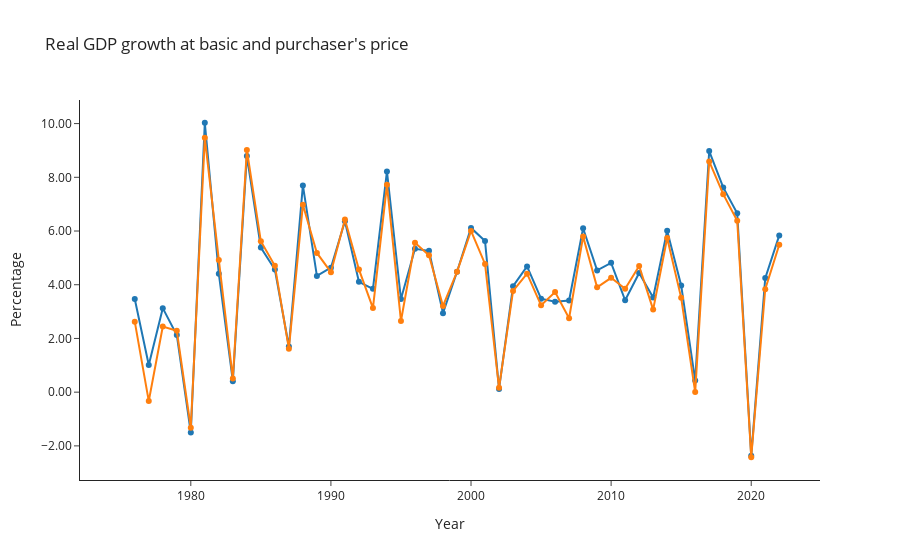

The code cell stored with this chart in its notebook:
### Code cell
import plotly.graph_objects as go

fig = go.Figure()
fig.add_trace(go.Scatter(x=national_accounts_df.year,y=national_accounts_df.rgdp_producer_growth, 
                         mode = 'lines+markers',name="Purchaser's Price"))
fig.add_trace(go.Scatter(x=national_accounts_df.year,y=national_accounts_df.rgdp_basic_growth, 
                         mode = 'lines+markers',name="Basic Price"))
fig.update_layout(template='simple_white',
                  yaxis_title = "Percentage",
                  xaxis_title = "Year",
                  title = "Real GDP growth at basic and purchaser's price",
                  showlegend = False
                 )
fig.update_yaxes(tickformat=".2f")

fig.show()

### Figure 1 — Plotly figure (JSON) as saved in the notebook; plotly's stock layout.template omitted (floating-point values rounded to 4 significant figures)
{"data": [{"mode": "lines+markers", "name": "Purchaser's Price", "type": "scatter", "x": [1975, 1976, 1977, 1978, 1979, 1980, 1981, 1982, 1983, 1984, 1985, 1986, 1987, 1988, 1989, 1990, 1991, 1992, 1993, 1994, 1995, 1996, 1997, 1998, 1999, 2000, 2001, 2002, 2003, 2004, 2005, 2006, 2007, 2008, 2009, 2010, 2011, 2012, 2013, 2014, 2015, 2016, 2017, 2018, 2019, 2020, 2021, 2022], "y": [null, 3.468, 1.01, 3.128, 2.13, -1.504, 10.03, 4.411, 0.4075, 8.798, 5.382, 4.566, 1.7, 7.697, 4.328, 4.635, 6.366, 4.108, 3.847, 8.219, 3.468, 5.338, 5.261, 2.942, 4.484, 6.116, 5.628, 0.1202, 3.945, 4.683, 3.479, 3.365, 3.412, 6.105, 4.533, 4.816, 3.422, 4.438, 3.525, 6.011, 3.976, 0.4331, 8.977, 7.622, 6.657, -2.37, 4.247, 5.838]}, {"mode": "lines+markers", "name": "Basic Price", "type": "scatter", "x": [1975, 1976, 1977, 1978, 1979, 1980, 1981, 1982, 1983, 1984, 1985, 1986, 1987, 1988, 1989, 1990, 1991, 1992, 1993, 1994, 1995, 1996, 1997, 1998, 1999, 2000, 2001, 2002, 2003, 2004, 2005, 2006, 2007, 2008, 2009, 2010, 2011, 2012, 2013, 2014, 2015, 2016, 2017, 2018, 2019, 2020, 2021, 2022], "y": [null, 2.626, -0.3306, 2.445, 2.285, -1.325, 9.47, 4.922, 0.5069, 9.017, 5.618, 4.703, 1.621, 6.976, 5.184, 4.469, 6.427, 4.569, 3.132, 7.719, 2.651, 5.563, 5.096, 3.21, 4.481, 6.004, 4.775, 0.1605, 3.769, 4.411, 3.234, 3.729, 2.751, 5.795, 3.905, 4.258, 3.849, 4.699, 3.074, 5.742, 3.512, 0.002525, 8.589, 7.373, 6.386, -2.423, 3.831, 5.49]}], "layout": {"showlegend": false, "title": {"text": "Real GDP growth at basic and purchaser's price"}, "xaxis": {"title": {"text": "Year"}}, "yaxis": {"tickformat": ".2f", "title": {"text": "Percentage"}}}}
